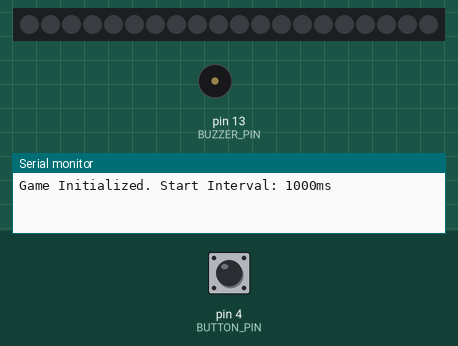
The sketch below on a simulated Arduino Uno, built with avr-gcc and run on an emulated ATmega328P. On the bench: 20 RGB LEDs in strip order, left to right, buzzer (waves = sounding), the last lines printed to the serial monitor. The inputs (shaded band) are chosen by the test bench; at power-on: pin 4 (BUTTON_PIN) HIGH. Dim RGB values are drawn brighter than linear; random numbers use the default seed unless the sketch sets one.

Above: at 1.2 s.
1.3 s: pin 4 (BUTTON_PIN) pulsed LOW 5 times (0.12 s each, 0.3 s apart)
At 3.8 s:
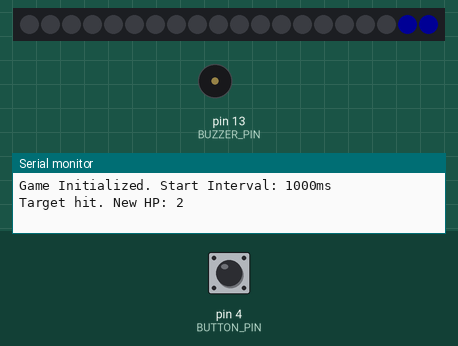
5.5 s: pin 4 (BUTTON_PIN) pulled LOW for 0.15 s
At 6.17 s:
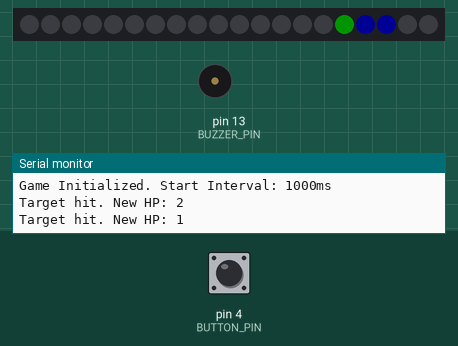
6.2 s: pin 4 (BUTTON_PIN) pulled LOW for 1 s
At 8.8 s:
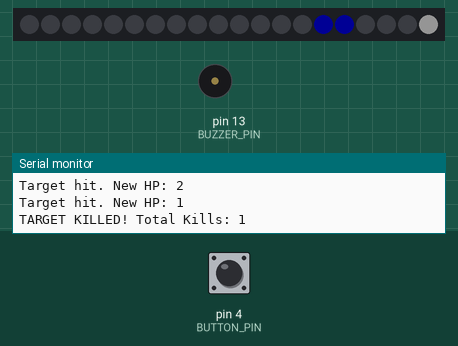
10.2 s: pin 4 (BUTTON_PIN) pulled LOW for 0.15 s
At 11.8 s:
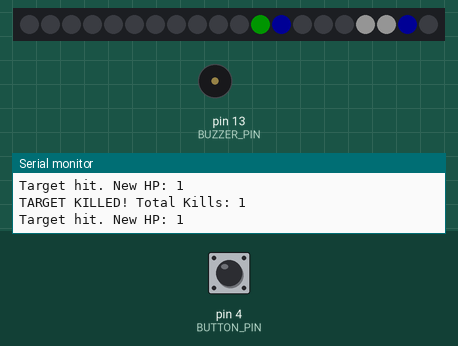
13.3 s: pin 4 (BUTTON_PIN) pulled LOW for 3.2 s
At 14.7 s:
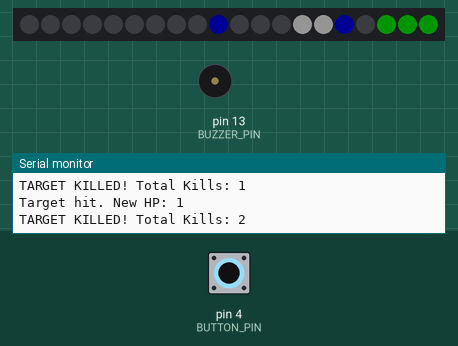
18.0 s: pin 4 (BUTTON_PIN) pulsed LOW 5 times (0.12 s each, 0.3 s apart)
At 29.2 s:
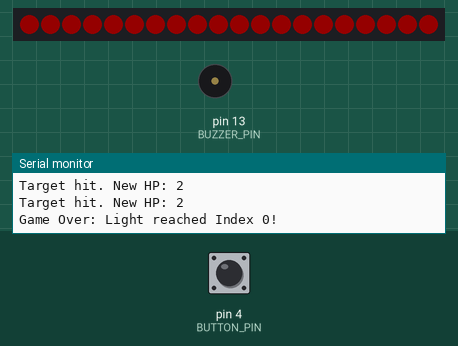
Timing chart, 0 to 29.5 s (numbered marks = the images above; inputs shaded):
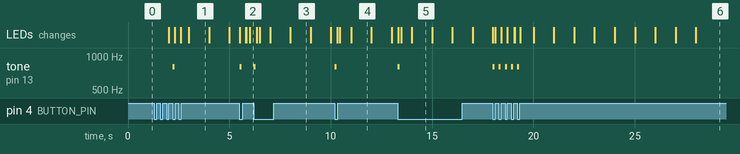

The sketch:

np_demo_06.ino
```cpp
#include <Adafruit_NeoPixel.h>

// -----------------------------------------------------------------------------
// 參數設定
// -----------------------------------------------------------------------------
#define PIN             2        // Neopixel 數據腳位 (D2)
#define BUTTON_PIN      4        // 子彈按鈕腳位 (D4)
#define BUZZER_PIN      13       // 新增: Buzzer 腳位 (D13)
#define NUMPIXELS       20       // 燈條上的燈珠數量
#define BULLET_SPEED    20       // 子彈每移動一格的延遲時間 (毫秒)
#define START_INTERVAL  1000     // 初始燈光移動/生成的時間間隔 (毫秒)
#define MIN_INTERVAL    200      // 燈光移動/生成的最快時間間隔 (毫秒)
#define SPEED_INCREMENT 50       // 每次難度提升減少的毫秒數
#define KILLS_PER_LEVEL 5        // 每擊殺多少敵人提升一次難度

// 定義顏色
const uint32_t GAMEOVER_COLOR = Adafruit_NeoPixel::Color(20, 0, 0);
const uint32_t COLOR_HP1      = Adafruit_NeoPixel::Color(0, 20, 0);
const uint32_t COLOR_HP2      = Adafruit_NeoPixel::Color(0, 0, 20);
const uint32_t COLOR_HP3      = Adafruit_NeoPixel::Color(20, 20, 20);
const uint32_t BULLET_COLOR   = Adafruit_NeoPixel::Color(30, 30, 0);

// -----------------------------------------------------------------------------
// 狀態變數
// -----------------------------------------------------------------------------
Adafruit_NeoPixel pixels(NUMPIXELS, PIN, NEO_GRB + NEO_KHZ800);

// 遊戲狀態
int pixelHP[NUMPIXELS] = {0};
unsigned long lastMoveTime = 0;
bool isGameOver = false;
int buttonState = 0;
int lastButtonState = 0;

// 子彈狀態
int bulletPos = -1;
int targetIndex = -1;
unsigned long lastBulletMoveTime = 0;

// 難度追蹤
int killCount = 0;              // 總擊殺數
int currentInterval = START_INTERVAL; // 當前燈光移動/生成間隔
int currentLevel = 0;           // 當前難度等級 (每 5 殺升級)

// -----------------------------------------------------------------------------
// Buzzer 音效函數 新增
// -----------------------------------------------------------------------------
void playShootSound() {
  // 發出短促的「邱」一聲 (例如: 800Hz, 持續 50 毫秒)
  tone(BUZZER_PIN, 800, 100);
}


// -----------------------------------------------------------------------------
// setup() 初始設定
// -----------------------------------------------------------------------------
void setup() {
  Serial.begin(9600);
  randomSeed(analogRead(A0));

  pinMode(BUTTON_PIN, INPUT_PULLUP);
  pinMode(BUZZER_PIN, OUTPUT); // 設定 Buzzer 腳位為輸出

  pixels.begin();
  pixels.show();

  Serial.println("Game Initialized. Start Interval: 1000ms");
}

// -----------------------------------------------------------------------------
// loop() 迴圈執行
// -----------------------------------------------------------------------------
void loop() {
  if (isGameOver) {
    gameOverSequence();
    return;
  }

  // 1. 處理燈光移動和生成 (使用動態間隔 currentInterval)
  if (millis() - lastMoveTime >= currentInterval) {
    handleLightMovement();
    lastMoveTime = millis();
  }

  // 2. 處理子彈射擊
  handleShooting();

  // 3. 處理子彈的移動
  handleBulletMovement();

  // 4. 繪製燈條
  drawLights();
}

// -----------------------------------------------------------------------------
// 難度計算函數
// -----------------------------------------------------------------------------
void updateDifficulty() {
    // 計算新的難度等級 (每 KILLS_PER_LEVEL 擊殺升級)
    int newLevel = killCount / KILLS_PER_LEVEL;

    // 如果難度等級提升了
    if (newLevel > currentLevel) {
        currentLevel = newLevel;

        // 計算新的間隔時間
        int timeReduction = currentLevel * SPEED_INCREMENT;
        currentInterval = START_INTERVAL - timeReduction;

        // 確保間隔不會低於最小值
        if (currentInterval < MIN_INTERVAL) {
            currentInterval = MIN_INTERVAL;
        }

        Serial.print("LEVEL UP! Kill Count: ");
        Serial.print(killCount);
        Serial.print(", New Interval: ");
        Serial.print(currentInterval);
        Serial.println("ms");
    }
}

// -----------------------------------------------------------------------------
// 處理燈光移動和生成
// -----------------------------------------------------------------------------
void handleLightMovement() {

  // A. 檢查遊戲結束條件 (Index 0 的燈是否亮著)
  if (pixelHP[0] > 0) {
    Serial.println("Game Over: Light reached Index 0!");
    isGameOver = true;
    return;
  }

  // B. 燈光移動 (i -> i-1)
  for (int i = 1; i < NUMPIXELS; i++) {
    pixelHP[i - 1] = pixelHP[i];
  }

  // C. 隨機生成新燈 (在 Index 19)
  int randomHP = random(4);
  pixelHP[NUMPIXELS - 1] = randomHP;
}


// -----------------------------------------------------------------------------
// 處理子彈射擊 (加入 Buzzer 音效)
// -----------------------------------------------------------------------------
void handleShooting() {
  buttonState = digitalRead(BUTTON_PIN);

  if (bulletPos == -1 && buttonState == LOW && lastButtonState == HIGH) {

    int foundTarget = -1;
    for (int i = 0; i < NUMPIXELS; i++) {
      if (pixelHP[i] > 0) {
        foundTarget = i;
        break;
      }
    }

    if (foundTarget != -1) {
      targetIndex = foundTarget;
      bulletPos = 0;
      lastBulletMoveTime = millis();

      // 播放射擊音效
      playShootSound();
    }
  }

  lastButtonState = buttonState;
}

// -----------------------------------------------------------------------------
// 處理子彈移動與命中 (加入擊殺計數)
// -----------------------------------------------------------------------------
void handleBulletMovement() {
  if (bulletPos == -1) return;

  if (millis() - lastBulletMoveTime >= BULLET_SPEED) {

    bulletPos++;
    lastBulletMoveTime = millis();

    if (bulletPos >= targetIndex) {

      // 檢查目標在命中前是否已存活
      if (pixelHP[targetIndex] > 0) {

        pixelHP[targetIndex]--;

        // 檢查是否完成擊殺 (生命值歸零)
        if (pixelHP[targetIndex] == 0) {
            killCount++; // 擊殺數 +1
            updateDifficulty(); // 檢查是否升級
            Serial.print("TARGET KILLED! Total Kills: ");
            Serial.println(killCount);
        } else {
            Serial.print("Target hit. New HP: ");
            Serial.println(pixelHP[targetIndex]);
        }
      }

      bulletPos = -1;
      targetIndex = -1;
    }
  }
}


// -----------------------------------------------------------------------------
// 繪製燈條
// -----------------------------------------------------------------------------
void drawLights() {
  // 1. 繪製背景 (燈光目標)
  for (int i = 0; i < NUMPIXELS; i++) {
    uint32_t colorToSet = 0;

    switch (pixelHP[i]) {
      case 3: colorToSet = COLOR_HP3; break;
      case 2: colorToSet = COLOR_HP2; break;
      case 1: colorToSet = COLOR_HP1; break;
      case 0:
      default: colorToSet = 0; break;
    }

    pixels.setPixelColor(i, colorToSet);
  }

  // 2. 覆蓋繪製子彈
  if (bulletPos != -1 && bulletPos < NUMPIXELS) {
    pixels.setPixelColor(bulletPos, BULLET_COLOR);
  }

  pixels.show();
}

// -----------------------------------------------------------------------------
// 遊戲結束序列
// -----------------------------------------------------------------------------
void gameOverSequence() {
  for(int i=0; i < NUMPIXELS; i++) {
    pixels.setPixelColor(i, GAMEOVER_COLOR);
  }
  pixels.show();
  delay(100);
}
```

Measured:
- after the input at 1.3 s, tone on pin 13 (BUZZER_PIN): silent → 800 Hz after 0.90 s, → silent 0.10 s later
- after the input at 5.5 s, tone on pin 13 (BUZZER_PIN): silent → 800 Hz at once, → silent 0.10 s later
- after the input at 6.2 s, tone on pin 13 (BUZZER_PIN): silent → 800 Hz at once, → silent 0.10 s later
- after the input at 10.2 s, tone on pin 13 (BUZZER_PIN): silent → 800 Hz at once, → silent 0.10 s later
- after the input at 13.3 s, tone on pin 13 (BUZZER_PIN): silent → 800 Hz at once, → silent 0.10 s later
- after the input at 18.0 s, tone on pin 13 (BUZZER_PIN): alternates 800 Hz for 0.10 s and silent for 0.20 s, 10 changes in all, then stays silent, starting at once
- what the display in image 3 shows lasts 1.0 s, from 8.0 s to 9.0 s
